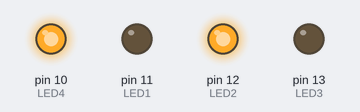
A sketch run on a simulated Arduino Uno, built with avr-gcc and run on an emulated ATmega328P. Shown: output pins drawn as LEDs (lit = HIGH).

Above: at 0.5 s.
At 3.5 s:
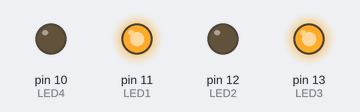
Timing chart, 0 to 4.6 s (numbered marks = the images above):
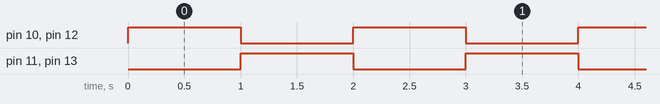

The sketch:

sketch_aug27a.ino
```cpp
#define LED1 11
#define LED2 12
#define LED3 13
#define LED4 10

void setup() {
  pinMode(LED1, OUTPUT);
  pinMode(LED2, OUTPUT);
  pinMode(LED3, OUTPUT);
  pinMode(LED4, OUTPUT);
}

void loop() {

  digitalWrite(LED1, LOW);
  digitalWrite(LED2, HIGH);
  digitalWrite(LED3, LOW);
  digitalWrite(LED4, HIGH);
  delay(1000);


  digitalWrite(LED1, HIGH);
  digitalWrite(LED2, LOW);
  digitalWrite(LED3, HIGH);
  digitalWrite(LED4, LOW);
  delay(1000);
}
```

Measured:
- by itself, pin 10 (LED4), pin 11 (LED1), pin 12 (LED2), pin 13 (LED3): alternates HIGH for 1.0 s and LOW for 1.0 s
